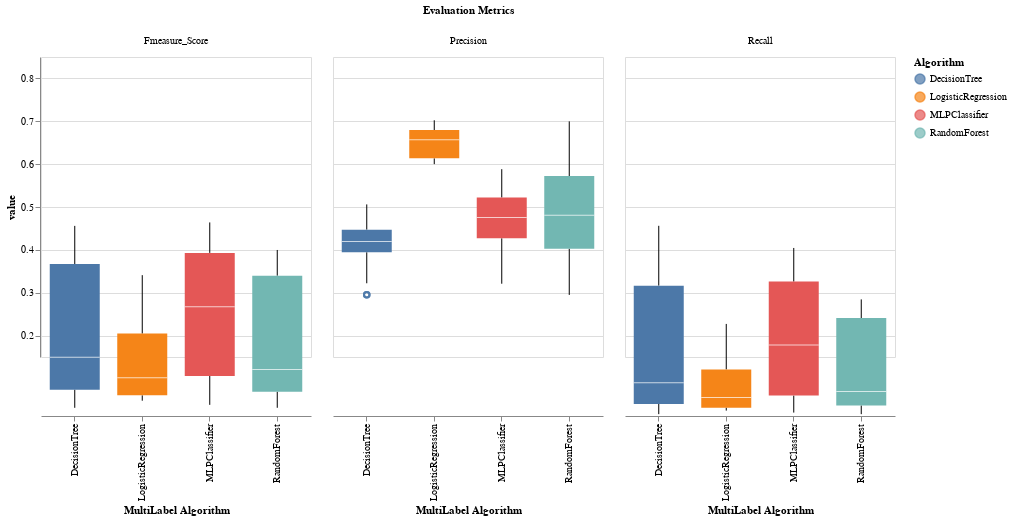

Notebook cell for this chart:
### Code cell
dd=pd.melt(dataClassifier,id_vars=['Algorithm'],value_vars=['Precision','Recall','Fmeasure_Score'],var_name='Evaluation Metrics')

alt.Chart(dd,height=300,width=270).mark_boxplot(size=50).encode(
    x=alt.X('Algorithm', title='MultiLabel Algorithm'),
    y=alt.Y('value', title='value',scale=alt.Scale(domain=(0.15, 0.85))),
    color='Algorithm'
).facet(column='Evaluation Metrics')

### Figure 1 — Vega-Lite specification as saved in the notebook (floating-point values rounded to 4 significant figures; data arrays with more than 128 entries replaced by an {"elided": "..."} marker saying what was removed)
{"config": {"view": {"continuousWidth": 400, "continuousHeight": 300}}, "data": {"name": "data-6edb0de5bd5ab408410125589d4d0e79"}, "facet": {"column": {"type": "nominal", "field": "Evaluation Metrics"}}, "spec": {"mark": {"type": "boxplot", "size": 50}, "encoding": {"color": {"type": "nominal", "field": "Algorithm"}, "x": {"type": "nominal", "field": "Algorithm", "title": "MultiLabel Algorithm"}, "y": {"type": "quantitative", "field": "value", "scale": {"domain": [0.15, 0.85]}, "title": "value"}}, "height": 300, "width": 270}, "$schema": "https://vega.github.io/schema/vega-lite/v4.8.1.json", "datasets": {"data-6edb0de5bd5ab408410125589d4d0e79": {"elided": "723 records"}}}
